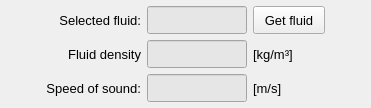
           <widget class="QFrame" name="frame_fluid_info">
            <property name="maximumSize">
             <size>
              <width>16777215</width>
              <height>120</height>
             </size>
            </property>
            <property name="frameShape">
             <enum>QFrame::NoFrame</enum>
            </property>
            <property name="frameShadow">
             <enum>QFrame::Raised</enum>
            </property>
            <layout class="QGridLayout" name="gridLayout_18">
             <property name="leftMargin">
              <number>6</number>
             </property>
             <property name="topMargin">
              <number>6</number>
             </property>
             <property name="rightMargin">
              <number>6</number>
             </property>
             <property name="bottomMargin">
              <number>6</number>
             </property>
             <item row="1" column="1">
              <widget class="QLabel" name="label_36">
               <property name="minimumSize">
                <size>
                 <width>0</width>
                 <height>28</height>
                </size>
               </property>
               <property name="maximumSize">
                <size>
                 <width>16777215</width>
                 <height>28</height>
                </size>
               </property>
               <property name="font">
                <font>
                 <pointsize>10</pointsize>
                </font>
               </property>
               <property name="text">
                <string>Fluid density</string>
               </property>
               <property name="alignment">
                <set>Qt::AlignRight|Qt::AlignTrailing|Qt::AlignVCenter</set>
               </property>
              </widget>
             </item>
             <item row="1" column="2">
              <widget class="QLineEdit" name="lineEdit_fluid_density">
               <property name="enabled">
                <bool>false</bool>
               </property>
               <property name="minimumSize">
                <size>
                 <width>100</width>
                 <height>28</height>
                </size>
               </property>
               <property name="maximumSize">
                <size>
                 <width>100</width>
                 <height>28</height>
                </size>
               </property>
               <property name="font">
                <font>
                 <pointsize>10</pointsize>
                </font>
               </property>
               <property name="focusPolicy">
                <enum>Qt::ClickFocus</enum>
               </property>
               <property name="styleSheet">
                <string notr="true">QLineEdit{background-color: rgb(255, 255, 255); color: rgb(0, 0, 0)}
QLineEdit:disabled {background-color: rgb(230, 230, 230); color: rgb(120, 120, 120)}</string>
               </property>
               <property name="text">
                <string/>
               </property>
               <property name="alignment">
                <set>Qt::AlignCenter</set>
               </property>
              </widget>
             </item>
             <item row="0" column="3">
              <widget class="QPushButton" name="pushButton_get_fluid">
               <property name="minimumSize">
                <size>
                 <width>72</width>
                 <height>28</height>
                </size>
               </property>
               <property name="maximumSize">
                <size>
                 <width>72</width>
                 <height>28</height>
                </size>
               </property>
               <property name="font">
                <font>
                 <pointsize>10</pointsize>
                </font>
               </property>
               <property name="text">
                <string>Get fluid</string>
               </property>
              </widget>
             </item>
             <item row="0" column="2">
              <widget class="QLineEdit" name="lineEdit_selected_fluid">
               <property name="enabled">
                <bool>false</bool>
               </property>
               <property name="minimumSize">
                <size>
                 <width>100</width>
                 <height>28</height>
                </size>
               </property>
               <property name="maximumSize">
                <size>
                 <width>100</width>
                 <height>28</height>
                </size>
               </property>
               <property name="font">
                <font>
                 <pointsize>10</pointsize>
                </font>
               </property>
               <property name="focusPolicy">
                <enum>Qt::ClickFocus</enum>
               </property>
               <property name="styleSheet">
                <string notr="true">QLineEdit{background-color: rgb(255, 255, 255); color: rgb(0, 0, 0)}
QLineEdit:disabled {background-color: rgb(230, 230, 230); color: rgb(120, 120, 120)}</string>
               </property>
               <property name="text">
                <string/>
               </property>
               <property name="alignment">
                <set>Qt::AlignCenter</set>
               </property>
              </widget>
             </item>
             <item row="2" column="1">
              <widget class="QLabel" name="label_47">
               <property name="minimumSize">
                <size>
                 <width>0</width>
                 <height>28</height>
                </size>
               </property>
               <property name="maximumSize">
                <size>
                 <width>16777215</width>
                 <height>28</height>
                </size>
               </property>
               <property name="font">
                <font>
                 <pointsize>10</pointsize>
                </font>
               </property>
               <property name="text">
                <string>Speed of sound:</string>
               </property>
               <property name="alignment">
                <set>Qt::AlignRight|Qt::AlignTrailing|Qt::AlignVCenter</set>
               </property>
              </widget>
             </item>
             <item row="2" column="2">
              <widget class="QLineEdit" name="lineEdit_speed_of_sound">
               <property name="enabled">
                <bool>false</bool>
               </property>
               <property name="minimumSize">
                <size>
                 <width>100</width>
                 <height>28</height>
                </size>
               </property>
               <property name="maximumSize">
                <size>
                 <width>100</width>
                 <height>28</height>
                </size>
               </property>
               <property name="font">
                <font>
                 <pointsize>10</pointsize>
                </font>
               </property>
               <property name="focusPolicy">
                <enum>Qt::ClickFocus</enum>
               </property>
               <property name="styleSheet">
                <string notr="true">QLineEdit{background-color: rgb(255, 255, 255); color: rgb(0, 0, 0)}
QLineEdit:disabled {background-color: rgb(230, 230, 230); color: rgb(120, 120, 120)}</string>
               </property>
               <property name="text">
                <string/>
               </property>
               <property name="alignment">
                <set>Qt::AlignCenter</set>
               </property>
              </widget>
             </item>
             <item row="1" column="3">
              <widget class="QLabel" name="label_48">
               <property name="minimumSize">
                <size>
                 <width>0</width>
                 <height>28</height>
                </size>
               </property>
               <property name="maximumSize">
                <size>
                 <width>16777215</width>
                 <height>28</height>
                </size>
               </property>
               <property name="font">
                <font>
                 <pointsize>10</pointsize>
                </font>
               </property>
               <property name="text">
                <string>[kg/m³]</string>
               </property>
               <property name="alignment">
                <set>Qt::AlignLeading|Qt::AlignLeft|Qt::AlignVCenter</set>
               </property>
              </widget>
             </item>
             <item row="0" column="1">
              <widget class="QLabel" name="label_31">
               <property name="minimumSize">
                <size>
                 <width>0</width>
                 <height>28</height>
                </size>
               </property>
               <property name="maximumSize">
                <size>
                 <width>16777215</width>
                 <height>28</height>
                </size>
               </property>
               <property name="font">
                <font>
                 <pointsize>10</pointsize>
                </font>
               </property>
               <property name="text">
                <string>Selected fluid:</string>
               </property>
               <property name="alignment">
                <set>Qt::AlignRight|Qt::AlignTrailing|Qt::AlignVCenter</set>
               </property>
              </widget>
             </item>
             <item row="2" column="3">
              <widget class="QLabel" name="label_49">
               <property name="minimumSize">
                <size>
                 <width>0</width>
                 <height>28</height>
                </size>
               </property>
               <property name="maximumSize">
                <size>
                 <width>16777215</width>
                 <height>28</height>
                </size>
               </property>
               <property name="font">
                <font>
                 <pointsize>10</pointsize>
                </font>
               </property>
               <property name="text">
                <string>[m/s]</string>
               </property>
               <property name="alignment">
                <set>Qt::AlignLeading|Qt::AlignLeft|Qt::AlignVCenter</set>
               </property>
              </widget>
             </item>
             <item row="0" column="4">
              <spacer name="horizontalSpacer_18">
               <property name="orientation">
                <enum>Qt::Horizontal</enum>
               </property>
               <property name="sizeHint" stdset="0">
                <size>
                 <width>40</width>
                 <height>20</height>
                </size>
               </property>
              </spacer>
             </item>
             <item row="0" column="0">
              <spacer name="horizontalSpacer_14">
               <property name="orientation">
                <enum>Qt::Horizontal</enum>
               </property>
               <property name="sizeHint" stdset="0">
                <size>
                 <width>40</width>
                 <height>20</height>
                </size>
               </property>
              </spacer>
             </item>
            </layout>
           </widget>
